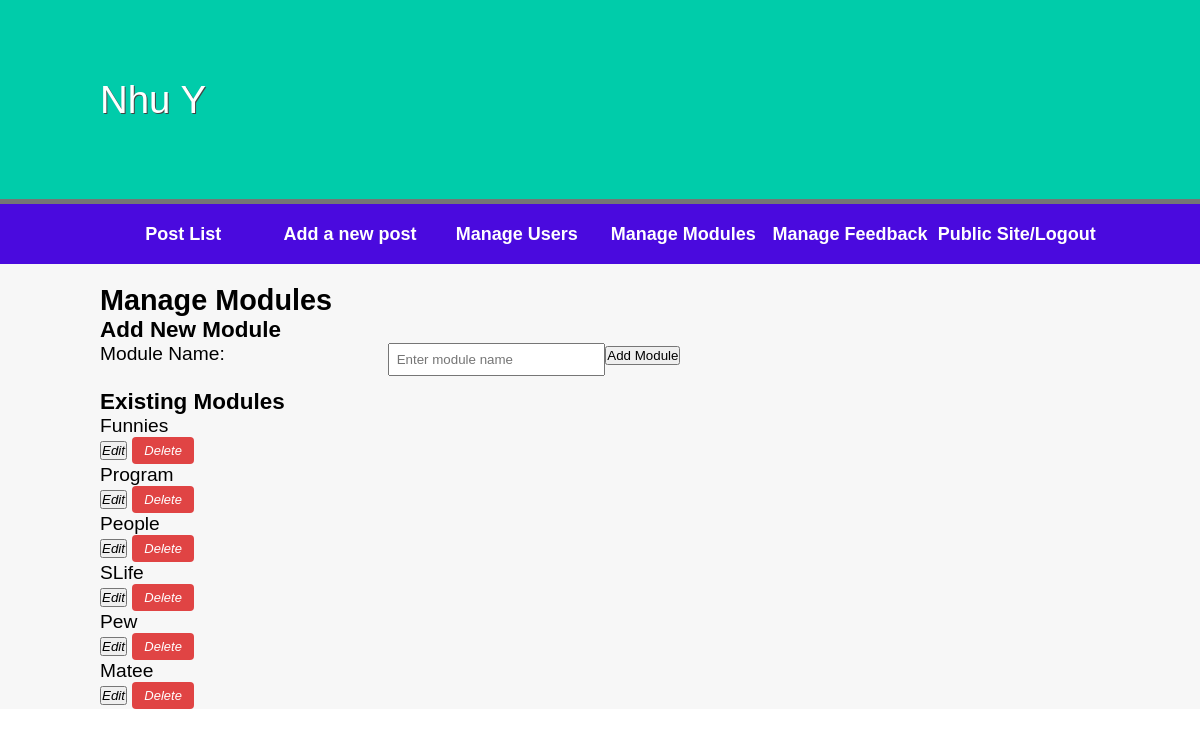
Page /admin/manage_modules.php (signed in) on the committed database.
### tables this page shows
CREATE TABLE `module` (
  `id` int(11) NOT NULL,
  `moduleName` varchar(100) NOT NULL
);

### admin/manage_modules.php (called while the page is built, shortened)
<?php
try {
    include '../includes/DatabaseConnection.php';
    include '../includes/DatabaseFunctions.php';
    $editmodule = null;
    $modules = allmodules($pdo);
    include '../templates/admin_module.html.php';
} catch (PDOException $e) {
    $title  = 'An error has occurred';
    $output = 'Database error: ' . $e->getMessage();
}
include '../templates/admin_layout.html.php';

### includes/DatabaseFunctions.php (called while the page is built, shortened)
<?php
function query($pdo, $sql, $parameters = []){
  $query = $pdo->prepare($sql);
  $query->execute($parameters);
  return $query;
}
function allModules($pdo) {
    $modules = query($pdo, 'SELECT * FROM module');
    return $modules->fetchAll();
}
?>

### templates/admin_module.html.php (the view, shortened to what this page needs)
<div class="module-container">
    <div class="module-header">
        <h2>Manage Modules</h2>
    </div>
    <div class="module-grid">
        <div class="form-container">
            <form method="post" action="" class="module-form">
                <?php if (isset($editmodule)): ?>
                    <h3><i class="fas fa-edit"></i> Edit Module</h3>
                    <input type="hidden" name="id" value="<?= htmlspecialchars($editmodule['id']) ?>">
                <?php else: ?>
                    <h3><i class="fas fa-plus-circle"></i> Add New Module</h3>
                <?php endif; ?>
                <div class="form-group">
                    <label for="name">Module Name:</label>
                    <input type="text"
                           name="name"
                           id="name"
                           required
                           class="form-control"
                           value="<?= isset($editmodule) ? htmlspecialchars($editmodule['moduleName']) : '' ?>"
                           placeholder="Enter module name">
                </div>
                <div class="form-actions">
                    <?php if (isset($editmodule)): ?>
                        <button type="submit" name="update_module" class="btn-submit">
                            <i class="fas fa-save"></i> Update Module
                        </button>
                        <a href="manage_modules.php" class="btn-cancel">
                            <i class="fas fa-times"></i> Cancel
                        </a>
                    <?php else: ?>
                        <button type="submit" name="add_module" class="btn-submit">
                            <i class="fas fa-plus"></i> Add Module
                        </button>
                    <?php endif; ?>
                </div>
            </form>
        </div>
        <div class="table-container">
            <h3><i class="fas fa-list"></i> Existing Modules</h3>
            <?php if (empty($modules)): ?>
                <div class="empty-state">
                    <i class="fas fa-folder-open"></i>
                    <p>No modules found</p>
                </div>
            <?php else: ?>
                <div class="module-list">
                    <?php foreach ($modules as $module): ?>
                        <div class="module-item">
                            <div class="module-name">
                                <?= htmlspecialchars($module['moduleName']) ?>
                            </div>
                            <div class="module-actions">
                                <form method="post" action="" class="action-form">
                                    <button type="submit" name="edit_module" class="btn-action btn-edit">
                                        <i class="fas fa-edit">Edit</i>
                                    </button>
                                    <button type="submit" name="delete_module" class="btn-action btn-delete"
                                            onclick="return confirm('Are you sure you want to delete this module?')">
                                        <i class="fas fa-trash">Delete</i>
                                    </button>
                                </form>
                            </div>
                        </div>
                    <?php endforeach; ?>
                </div>
            <?php endif; ?>
        </div>
    </div>
</div>

### post.css (style rules this page uses)
* { margin: 0; padding: 0; }
body { font-family: Arial, Helvetica, Sans-serif; }
body { font-size: 1.2em; font-family: arial, helvetica, sans-serif }
input, label, select, textarea { float: left; width: 15em; margin-bottom: 1em; padding: 0.5em; }
label { clear: left; padding: 0; margin: 0; }
form { overflow: auto; clear: both; display: block; }

### templates/admin_feedback.css (style rules this page uses)
.btn-delete { border: none; padding: 6px 12px; border-radius: 4px; background: #e04444; color: #fff; font-size: 13px; cursor: pointer; }

### rows in the picture
module: moduleName "Funnies"
module: moduleName "Program"
module: moduleName "People"
module: moduleName "SLife"
module: moduleName "Pew"
module: moduleName "Matee"
